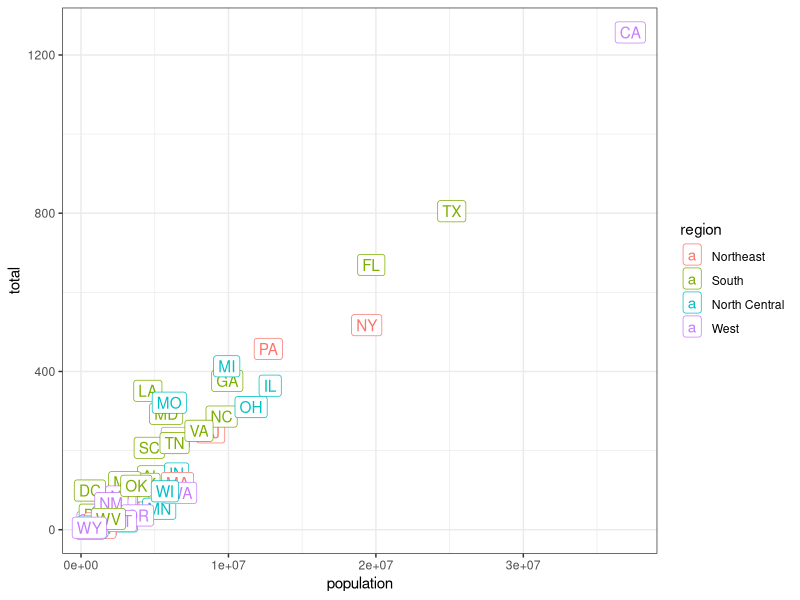

Write the R code that produced this figure.
## ---- chunk 1
#| label: packages
#| message: false

library(tidyverse)
library(dslabs)
## ---- chunk 2
#| label: murder-graph

ggplot(murders, mapping = 
         aes(x = population, y = total, label = abb, color = region)) +
  geom_label() +
  theme_bw()
## ---- chunk 3
#| label: bad-subset

subset(murders, region == 'North' & population > 7000000)
## ---- chunk 4
#| label: get-Roche-data
#| message: false

data <- read_csv('Dryad_data_2012_2013.csv')
## ---- chunk 5
#| label: uses-R
#| results: false

data$useR <- grepl('R', data$analysisPgrm, ignore.case = F)

table(data$useR) # summarizes how many studies did not, and did, use R
## ---- chunk 6
#| label: has-readme
#| results: false

table(data$readme)
